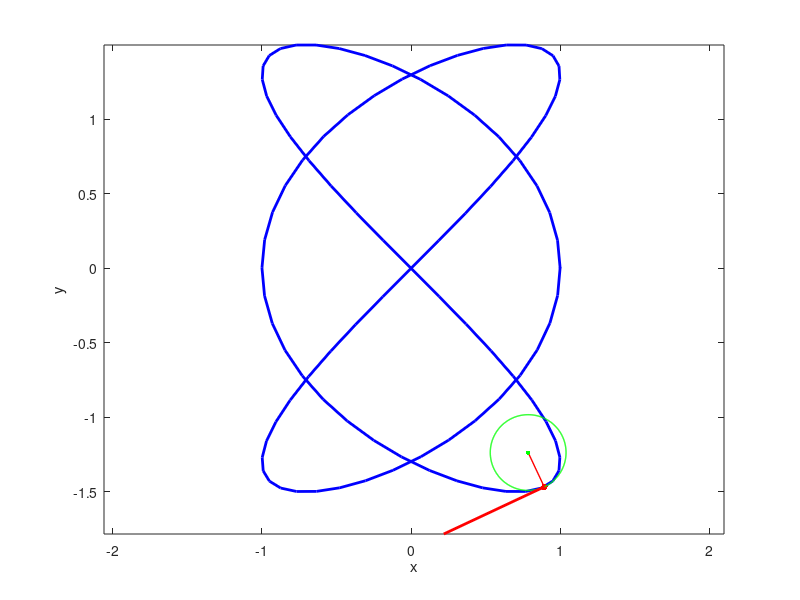
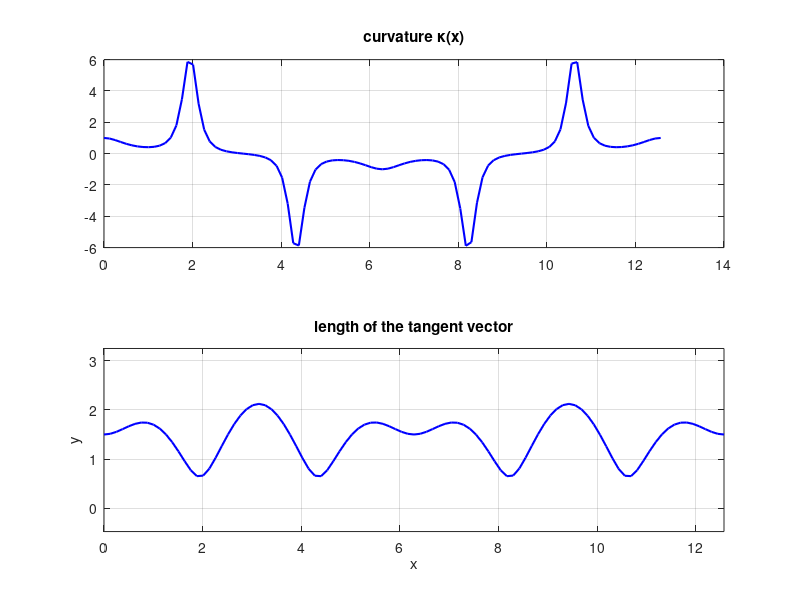

Source code (MATLAB) for these figures, in order: (Note: this script raises an error after producing the figures.)
% kiet vu
%contain:
%derivative 1 2 3 4
%spline_and_bezier_curves 1 2 3 4
%position_velocity_acceleration 1 2 4
%extremum_problems 123456
%integral 1  4
%taylor_polynomial 1

%% derivative
%ex1
clear
close all
%inline-function
f=@(x) 0.3*x.^3-0.5*x.^2-3*x+2; % f(x)
df=@(x) 0.9*x.^2-x-3; %f'(x)

%values at x0
x0= 4.5;
f0=f(x0); 
df0=df(x0);
x2 = 1.6;
f2=f(x2); 
df2=df(x2);
%graphs, when x=xmin...xmax
xmin=0;
xmax=5;
x=xmin:(xmax-xmin)/100:xmax;

figure(1)
plot(x,f(x),'b','linewidth',1.5)
hold on
L=1; %width of the tangent = 2L
x1 = x0 - f0/df0;
plot([x1,x0+L],[0,f0+df0*L],'k','linewidth',1)
plot(x0,f0,'r.','markersize',20)
plot(x1,0,'g.','markersize',20)

hold off
grid
ylabel('function f(x)')
title([' x_0 = ',num2str(x0),', f(x_0) = ',num2str(f0)])
axis([0,5,-4,12])

figure(2)
plot(x,f(x),'b','linewidth',1.5)
hold on
L=1; %width of the tangent = 2L
x1 = x0 - f0/df0;
plot([x1,x0+L],[0,f0+df0*L],'r','linewidth',1)
plot(x0,f0,'r.','markersize',20)
plot(x1,0,'g.','markersize',20)

hold off
grid
ylabel('function f(x)')
title([' x_0 = ',num2str(x0),', f(x_0) = ',num2str(f0)])
axis([0,5,-4,12])

figure(2)
plot(x,f(x),'b','linewidth',1.5)
hold on
L=1; %width of the tangent = 2L
x3 = x2 - f2/df2;
plot([x3,x2+L],[0,f2+df2*L],'r','linewidth',1)
plot(x2,f2,'r.','markersize',20)
plot(x3,0,'g.','markersize',20)

hold off
grid
ylabel('function f(x)')
title([' x_0 = ',num2str(x0),', f(x_0) = ',num2str(f0)])
axis([0,5,-4,12])


%%
%ex2
clear
close all
L = 5;
H = 3;
B = -20;

x=0:L/100:5;


%syms L H B a b
%S = solve(a*(L.^2)+b*L == H, 2*a*L+b == tand(B),a,b)
%a=S.a
%b=S.b

a = -(H - L*tand(B))/L^2; 
b = (2*H - L*tand(B))/L;
alpha = atand(b);
%a = -9,81/[2(v*cosd(alpha)).^2
%syms a b L H beta g v0 alpha
%S2= solve(a==-g/(2*(v0*cosd(alpha))^2),v0)
v = (2^(1/2)*(-9.81/a)^(1/2))/(2*cosd(alpha));

f=@(x)a.*(x.^2)+b.*x; % f(x)
df=@(x) 2*a.*x+b; %f'(x)
S=1;
plot(x,f(x),'b','linewidth',2)
hold on
plot([L,S+L],[H,f(L)+df(L)*S],'r','linewidth',1.5)
hold on
plot(L,H, 'b.', 'markersize',20)
hold off
grid

%%
%ex3 

clear
close all
x1=1;
y1=2;
k1=-0.25;
m1=1;
x2=5;
y2=4;
k2=0.5;
m2=-2;
%coefficient matrix
A=[x1^5,x1^4,x1^3,x1^2,x1,1
   5*x1^4,4*x1^3,3*x1^2,2*x1,1,0
   20*x1^3,12*x1^2,6*x1,2,0,0

  x2^5,x2^4,x2^3,x2^2,x2,1
   5*x2^4,4*x2^3,3*x2^2,2*x2,1,0
   20*x2^3,12*x2^2,6*x2,2,0,0];

%right hand side
B=[y1
   k1
   m1
   y2
   k2
   m2];

%solution i.e the coefficients a,b,c,d
sol=A\B;

a=sol(1);
b=sol(2);
c=sol(3);
d=sol(4);
e=sol(5);
f=sol(6);

f=@(x) a*x.^5 + b*x.^4 + c*x.^3 + d*x.^2 + e*x + f; % f(x)
df=@(x) 5*a*x.^4 + 4*b*x.^3 + 3*c*x.^2 + 2*d*x + e; %f'(x)
d2f=@(x) 20*a*x.^3 + 12*b*x.^2 + 6*c*x + 2*d; %f''(x)

%curvature
k=@(x) d2f(x)./(sqrt(1+df(x).^2)).^3;

%values
x1=1;
y1=f(x1);
df1=df(x1);
d2f1=d2f(x1);
k0=k(x1);

R1=abs(1/k0);

%polar angle of the tangent i.e vector [1,f'(x0)]
th1=atan2d(df1,1);
%center of the circle of curvature
if k0>=0
    kx0=x1+R1*cosd(th1+90);
    ky0=y1+R1*sind(th1+90);
else
    kx0=x1+R1*cosd(th1-90);
    ky0=y1+R1*sind(th1-90);
end
%points on the circle of curvature
t=0:360;
kx1=kx0+R1*cosd(t);
ky1=ky0+R1*sind(t);

%values
x2=5;
y2=f(x2);
df2=df(x2);
d2f2=d2f(x2);
k3=k(x2);

R2=abs(1/k3);

%polar angle of the tangent i.e vector [1,f'(x0)]
th2=atan2d(df2,1);
%center of the circle of curvature
if k3>=0
    kx3=x2+R2*cosd(th2+90);
    ky3=y2+R2*sind(th2+90);
else
    kx3=x2+R2*cosd(th2-90);
    ky3=y2+R2*sind(th2-90);
end
%points on the circle of curvature
t=0:360;
kx2=kx3+R2*cosd(t);
ky2=ky3+R2*sind(t);

%graphs, when x=xmin...xmax

dx=(x2-x1)/100;
x=x1:dx:x2;

figure(1)
plot(x1,y1,'r.','markersize',15)
hold on
plot(x2,y2,'g.','markersize',15)
plot(x,f(x),'b','linewidth',1)
plot(kx1,ky1,'r','linewidth',1)
L=1; %horizontal width =2L
plot([x1,x1+L],[y1,y1+df1*L],'r','linewidth',1)
plot([x1,kx0],[y1,ky0],'r','linewidth',1)
plot(kx0,ky0,'r.','markersize',10)

plot(kx2,ky2,'g','linewidth',1)
plot([x2,x2+L],[y2,y2+df2*L],'g','linewidth',1)
plot([x2,kx3],[y2,ky3],'g','linewidth',1)
plot(kx3,ky3,'g.','markersize',10)
hold off
grid
axis equal
xlabel('x')
ylabel('y')

title(['k1 = ',num2str(k1),', m1 = ',num2str(m1),...
       ', k2 = ',num2str(k2),', m2 = ',num2str(m2)])


%%
%ex4

clear
close all
A = 1;
a = 1.5;
Delta = 1.57;
B = 1.5;
b = 1;
T = 12.57;
t0 = 4.5;
t=0:T/100:T;

x=@(t) A*sin(a*t+Delta);
dx=@(t) A*a*cos(a*t+Delta);
d2x=@(t) -A*a^2*sin(a*t+Delta);
y=@(t) B*sin(b*t);
dy=@(t) B*b*cos(b*t);
d2y=@(t) -B*b^2*sin(b*t);
%length of tangent vector
c=@(t) sqrt(dx(t).^2+dy(t).^2);
%curvature
k=@(t) (dx(t).*d2y(t) - d2x(t).*dy(t))./(sqrt(dx(t).^2+dy(t).^2)).^3;

%values

x1=x(t0);
y1=y(t0);
df1=dy(t0);
df2=dx(t0);
d2f1=d2y(t0);
k0=k(t0);

R1=abs(1/k0);

%polar angle of the tangent i.e vector [1,f'(x0)]
th1=atan2d(df1,df2);
%center of the circle of curvature
if k0>=0
    kx0=x1+R1*cosd(th1+90);
    ky0=y1+R1*sind(th1+90);
else
    kx0=x1+R1*cosd(th1-90);
    ky0=y1+R1*sind(th1-90);
end
%points on the circle of curvature
m=0:360;
kx1=kx0+R1*cosd(m);
ky1=ky0+R1*sind(m);
L = 1;
figure(1)
plot(x(t),y(t),'b','linewidth',2)
hold
plot(x1,y1,'r.','markersize',15)
plot(kx1,ky1,'g','linewidth',1)
plot([x1,kx0],[y1,ky0],'r','linewidth',1)
plot([x1,x1+df2],[y1,y1+df1],'r','linewidth',2)
plot(kx0,ky0,'g.','markersize',10)
hold
axis equal
xlabel('x')
ylabel('y')
%
figure(2)
subplot(2,1,1)
plot(t,k(t),'b','linewidth',1.5)
grid
title('curvature \kappa(x)')
subplot(2,1,2)
plot(t,c(t),'b','linewidth',1.5)
grid
title('length of the tangent vector')
axis equal
xlabel('x')
ylabel('y')

%% spline_and_bezier_curves
%ex1
clear 
close all 
x=[1,4,3,1,0];
y=[1,2,4,5,3];
n=length(x);
t= 1:1:n;
%tapaus=case in finnish
tapaus=1; %1=natural, 2=clamped, 3=periodic

%tapaus=2, clamped spline
k1=1; %Y'(x1)
kn=2; %Y'(xn)
m1=-2;
mn=-1;

%if tapaus = 3, then requirement y(1)=y(n)
  

%coefficients from a function spline_curves_coefficients.m
%which has to be on the current folder 
%see spline_curves_coefficients.pdf
abcdx= spline_curves_coefficients(t,x,tapaus,k1,kn);
abcdy= spline_curves_coefficients(t,y,tapaus,m1,mn);
%Y_k=a_k*x^3+b_k*x^2+c_k*x+d_k
%coefficients a_k,b_k,c_k,d_k
%as rows in matrix abcd 
ax=abcdx(:,1);
bx=abcdx(:,2);
cx=abcdx(:,3);
dx=abcdx(:,4);

ay=abcdy(:,1);
by=abcdy(:,2);
cy=abcdy(:,3);
dy=abcdy(:,4);
% graph
figure(1)
plot(x,y,'r.','markersize',18)
hold on 
for k=1:n-1
  dt=(t(k+1)-t(k))/100;  
  tt=t(k):dt:t(k+1);
  xx=ax(k)*(tt-t(k)).^3+bx(k)*(tt-t(k)).^2+cx(k)*(tt-t(k))+dx(k);
  yy=ay(k)*(tt-t(k)).^3+by(k)*(tt-t(k)).^2+cy(k)*(tt-t(k))+dy(k);
  plot(xx,yy,'linewidth',1.5)
end 
hold off
grid
axis equal
xlabel('x','fontsize',14)
ylabel('y','fontsize',14)
if tapaus==1
  title('natural spline','fontsize',10)
elseif tapaus==2
  title('clamped spline','fontsize',10)
else
  title('periodic spline','fontsize',10)
end

%% 
%ex2
clear 
close all

%syms x2 y2 x1 y1 r s a b ca sa cb sb
%S3 = solve(x1+ r*ca == x4+ s*cb,y1+ r*sa == y4+ s*sb,r, s)
%S3.r
%S3.s
a= 80;
b = -50;
r = -(2* cosd(b) - 5*sind(b) - cosd(b)*1 + sind(b))/(cosd(a)*sind(b) - cosd(b)*sind(a));
x2 = 1 + r*cosd(a);
y2 = 1 + r*sind(a);
x3 = x2;
y3 = y2;

%control points

P1=[1,1];
P2=[x2,y2];
P3=[x3,y3];
P4=[5,2];

x1=P1(1);
y1=P1(2);
x2=P2(1);
y2=P2(2);
x3=P3(1);
y3=P3(2);
x4=P4(1);
y4=P4(2);




x=@(t) (1-t).^3*x1+3*(1-t).^2.*t*x2+3*(1-t).*t.^2*x3+t.^3*x4;
y=@(t) (1-t).^3*y1+3*(1-t).^2.*t*y2+3*(1-t).*t.^2*y3+t.^3*y4;

t=0:0.01:1;

figure(1)
plot([x1,x2,x3,x4],[y1,y2,y3,y4],'k.-','linewidth',1.5,'markersize',20)
hold 
plot(x(t),y(t),'b','linewidth',1.5)
hold off
grid
axis equal
xlabel('x','fontsize',14)
ylabel('y  ','rotation',0,'fontsize',14)

dx=-3*(1-t).^2*x1+...
   3*(1-4*t+3*t.^2)*x2+...
   3*(2*t-3*t.^2)*x3+...
   3*t.^2*x4;
d2x=6*(1-t)*x1+...
   3*(-4+6*t)*x2+...
   3*(2-6*t)*x3+...
   6*t*x4;
dy=-3*(1-t).^2*y1+...
   3*(1-4*t+3*t.^2)*y2+...
   3*(2*t-3*t.^2)*y3+...
   3*t.^2*y4;
d2y=6*(1-t)*y1+...
   3*(-4+6*t)*y2+...
   3*(2-6*t)*y3+...
   6*t*y4;

k=(dx.*d2y-d2x.*dy)./(dx.^2+dy.^2).^(3/2);
o=atan2d(dy, dx);
figure(2)
subplot(2,1,1)
plot(t,k,'linewidth',1.5)
grid
title('kaarevuus K(t)')
xlabel('t')
ylabel('curvature \kappa(t)')
subplot(2,1,2)
plot(t,o,'linewidth',1.5)
grid
title('suuntakulma 0(t)')
xlabel('t')
ylabel('y')
%% 
%ex3
clear 
close all

a= 2.54;
b = 5.2;
%control points
r = 4;
x0 = 6;
y0 = 5;
delta = -30;
beta = delta + 90;

x4 = x0 + r* cosd(delta);
y4 = y0 + r* sind(delta);
c = y4/sind(beta);
b = (3*c^2)/(2*r*sind(beta));
x3 = x4 - y4/tand(beta);
a = x3 - b; 
x2 = x3 - b;
x1 = x2 -a;

P1=[x1,0];
P2=[x2,0];
P3=[x3,0];
P4=[x4,y4];

x1=P1(1);
y1=P1(2);
x2=P2(1);
y2=P2(2);
x3=P3(1);
y3=P3(2);
x4=P4(1);
y4=P4(2);

x5 = x4;
y5 = y4;
delta = 0:360;
x5 = x0 + r*cosd(delta);
y5 = y0 + r*sind(delta);


x=@(t) (1-t).^3*x1+3*(1-t).^2.*t*x2+3*(1-t).*t.^2*x3+t.^3*x4;
y=@(t) (1-t).^3*y1+3*(1-t).^2.*t*y2+3*(1-t).*t.^2*y3+t.^3*y4;

t=0:0.01:1;

figure(1)
plot([x1,x2,x3,x4],[y1,y2,y3,y4],'k.-','linewidth',1.5,'markersize',20)
hold 
plot(x0,y0,'r.','markersize',15)
plot(x4,y4,'k.','markersize',20)
plot(x(t),y(t),'b','linewidth',1.5)
plot([x0,x4],[y0,y4],'r','linewidth',1.5)
plot(x5,y5,'r','linewidth',1)
hold off
grid
axis equal
xlabel('x','fontsize',14)
ylabel('y  ','rotation',0,'fontsize',14)

dx=-3*(1-t).^2*x1+...
   3*(1-4*t+3*t.^2)*x2+...
   3*(2*t-3*t.^2)*x3+...
   3*t.^2*x4;
d2x=6*(1-t)*x1+...
   3*(-4+6*t)*x2+...
   3*(2-6*t)*x3+...
   6*t*x4;
dy=-3*(1-t).^2*y1+...
   3*(1-4*t+3*t.^2)*y2+...
   3*(2*t-3*t.^2)*y3+...
   3*t.^2*y4;
d2y=6*(1-t)*y1+...
   3*(-4+6*t)*y2+...
   3*(2-6*t)*y3+...
   6*t*y4;

k=(dx.*d2y-d2x.*dy)./(dx.^2+dy.^2).^(3/2);

figure(2)

plot(t,k,'linewidth',1.5)
grid
title('kaarevuus K(t)')
xlabel('t')
ylabel('curvature \kappa(t)')

xlabel('t')
ylabel('y')

%%
%ex4
clear 
close all

B1=[0,0];
B2=[1,2];
B3=[2,1];
B4=[3,3];
B5=[4,0];
B6=[2,-1];


x1=B1(1);
y1=B1(2);
x2=B2(1);
y2=B2(2);
x3=B3(1);
y3=B3(2);
x4=B4(1);
y4=B4(2);
x5=B5(1);
y5=B5(2);
x6=B6(1);
y6=B6(2);


S6= 1/6 * (B6 + 4*B1 + B2);
P1=2/3*B1+1/3*B2;
P2=1/3*B1+2/3*B2;
S1= 1/6 * (B1 + 4*B2 + B3);

S1;
P3=2/3*B2+1/3*B3;
P4=1/3*B2+2/3*B3;
S2= 1/6 * (B2 + 4*B3 + B4);

S2;
P5=2/3*B3+1/3*B4;
P6=1/3*B3+2/3*B4;
S3= 1/6 * (B3 + 4*B4 + B5);

S3;
P7=2/3*B4+1/3*B5;
P8=1/3*B4+2/3*B5;
S4= 1/6 * (B4 + 4*B5 + B6);

S4;
P9=2/3*B5+1/3*B6;
P10=1/3*B5+2/3*B6;
S5= 1/6 * (B5 + 4*B6 + B1);

S5;
P11=2/3*B6+1/3*B1;
P12=1/3*B6+2/3*B1;
S6;

X1=S6(1);
Y1=S6(2);
X2=P1(1);
Y2=P1(2);
X3=P2(1);
Y3=P2(2);
X4=S1(1);
Y4=S1(2);

Z1=S1(1);
T1=S1(2);
Z2=P3(1);
T2=P3(2);
Z3=P4(1);
T3=P4(2);
Z4=S2(1);
T4=S2(2);

M1=S2(1);
N1=S2(2);
M2=P5(1);
N2=P5(2);
M3=P6(1);
N3=P6(2);
M4=S3(1);
N4=S3(2);

O1=S3(1);
P1=S3(2);
O2=P7(1);
P2=P7(2);
O3=P8(1);
P3=P8(2);
O4=S4(1);
P4=S4(2);

L1=S4(1);
K1=S4(2);
L2=P9(1);
K2=P9(2);
L3=P10(1);
K3=P10(2);
L4=S5(1);
K4=S5(2);

G1=S5(1);
H1=S5(2);
G2=P11(1);
H2=P11(2);
G3=P12(1);
H3=P12(2);
G4=S6(1);
H4=S6(2);


t=0:0.01:1;
x=@(t) (1-t).^3*x1+3*(1-t).^2.*t*x2+3*(1-t).*t.^2*x3+ 3*(1-t).*t.^2*x4+ 3*(1-t).*t.^2*x5+ t.^3*x6;
y=@(t) (1-t).^3*y1+3*(1-t).^2.*t*y2+3*(1-t).*t.^2*y3+ 3*(1-t).*t.^2*y4+ 3*(1-t).*t.^2*y5+t.^3*y6;

X=(1-t).^3*X1+3*(1-t).^2.*t*X2+3*(1-t).*t.^2*X3+t.^3*X4;
Y=(1-t).^3*Y1+3*(1-t).^2.*t*Y2+3*(1-t).*t.^2*Y3+t.^3*Y4;

Z=(1-t).^3*Z1+3*(1-t).^2.*t*Z2+3*(1-t).*t.^2*Z3+t.^3*Z4;
T=(1-t).^3*T1+3*(1-t).^2.*t*T2+3*(1-t).*t.^2*T3+t.^3*T4;

M=(1-t).^3*M1+3*(1-t).^2.*t*M2+3*(1-t).*t.^2*M3+t.^3*M4;
N=(1-t).^3*N1+3*(1-t).^2.*t*N2+3*(1-t).*t.^2*N3+t.^3*N4;

O=(1-t).^3*O1+3*(1-t).^2.*t*O2+3*(1-t).*t.^2*O3+t.^3*O4;
P=(1-t).^3*P1+3*(1-t).^2.*t*P2+3*(1-t).*t.^2*P3+t.^3*P4;

L=(1-t).^3*L1+3*(1-t).^2.*t*L2+3*(1-t).*t.^2*L3+t.^3*L4;
K=(1-t).^3*K1+3*(1-t).^2.*t*K2+3*(1-t).*t.^2*K3+t.^3*K4;

G=(1-t).^3*G1+3*(1-t).^2.*t*G2+3*(1-t).*t.^2*G3+t.^3*G4;
H=(1-t).^3*H1+3*(1-t).^2.*t*H2+3*(1-t).*t.^2*H3+t.^3*H4;
figure(2)

plot([x1,x2],[y1,y2],'k','linewidth',1.5)
hold on
plot([x2,x3],[y2,y3],'k','linewidth',1.5)
hold on
plot([x3,x4],[y3,y4],'k','linewidth',1.5)
hold on
plot([x4,x5],[y4,y5],'k','linewidth',1.5)
hold on
plot([x5,x6],[y5,y6],'k','linewidth',1.5)
hold on
plot([x6,x1],[y6,y1],'k','linewidth',1.5)
hold on

plot(X,Y,'-','linewidth',1.5)
hold on
%plot([X1,X2,X3,X4],[Y1,Y2,Y3,Y4],'b.-','markersize',20)

plot(Z,T,'-','linewidth',1.5)
hold on
%plot([Z1,Z2,Z3,Z4],[T1,T2,T3,T4],'b.-','markersize',20)

plot(M,N,'-','linewidth',1.5)
hold on
%plot([M1,M2,M3,M4],[N1,N2,N3,N4],'b.-','markersize',20)

plot(O,P,'-','linewidth',1.5)
hold on
%plot([O1,O2,O3,O4],[P1,P2,P3,P4],'b.-','markersize',20)

plot(L,K,'-','linewidth',1.5)
hold on
%plot([L1,L2,L3,L4],[K1,K2,K3,K4],'b.-','markersize',20)

plot(G,H,'-','linewidth',1.5)
hold on
%plot([G1,G2,G3,G4],[H1,H2,H3,H4],'b.-','markersize',20)
grid
axis equal
xlabel('x','fontsize',14)
ylabel('y  ','rotation',0,'fontsize',14)

%% position_velocity_acceleration
% ex1
clear
close all
%position
s=@(t) sqrt((5+2*t).^2-4^2);
%velocity
v=@(t) (10+4*t)./sqrt(4*t.^2+20*t+9);
%acceleration
a=@(t) -64./(4*t.^2+20*t+9).^(3/2);
%values at time t0
t0=3;
s(t0)
v(t0)
a(t0)

%graphs when t=0...T
%AP=9->3+2*T=sqrt(9^2-4^2)=sqrt(65)->
T=2;
t=0:T/100:T;

subplot(311)
plot(t,s(t),'linewidth',1.5)
grid
xlim([0,T])
title('position')
subplot(312)
plot(t,v(t),'linewidth',1.5)
grid
xlim([0,T])
title('velocity')
subplot(313)
plot(t,a(t),'linewidth',1.5)
grid
xlim([0,T])
title('acceleration')
xlabel('time t')

%%
%ex2
clear
close all
h = 5;
x = pi/6;
w = 2*pi;
alpha = -5*pi;
%postion
s2 =  h*tan(x);
% velocity
v2 = h*w*1/(cos(x))*1/(cos(x));
% acceleration
a2 = h*1/(cos(x))*1/(cos(x))*(2*w^2*tan(x)+alpha);

%%
%ex4
clear
r=2;
V=3;
T=4.1888;
t0=0.3*T;
th= V*t0/r;
x0=r*th;
y0=r;

 

t=0:T/100:T;
a=V*t./r;
d=0:1:360;

 

%center of point of the the circle
xc=x0+r*cosd(d);
yc=y0+r*sind(d);

 

x2 = r*a;
xk=x0-r*sin(th);
yk=y0-r*cos(th);
x=@(t) V*t-r*sin(V*t./r);
y=@(t) r-r*cos(V*t./r);

 

vx=@(t) V - V*cos(V*t./r);
vy=@(t) V*sin(V*t./r);
v=@(t) sqrt(vx(t).^2+vy(t).^2);

 

ax=@(t) V^2*1/r*sin(V*t./r);
ay=@(t) V.^2*1/r*cos(V*t./r);
a= @(t) sqrt(ax(t).^2+ay(t).^2);
aT= @(t) (vx(t).*ax(t)+vy(t).*ay(t))./v(t);
aN= @(t) (vx(t).*ay(t)-vy(t).*ax(t))./v(t);

 


figure (1)
plot(x(t),y(t),'b','linewidth',1.5)
hold
plot(xc,yc,'r','linewidth',0.5)
plot(x0,y0,'r.','markersize',10)
plot(xk,yk,'b.','markersize',10)
plot([0,2*pi*r],[0,0],'k')
p2=plot([x(t0),x(t0)+ax(t0)],[y(t0),y(t0)+ay(t0)],'g','linewidth',2);
p1=plot([x(t0),x(t0)+vx(t0)],[y(t0),y(t0)+vy(t0)],'r','linewidth',2);
p4=plot([x(t0),x(t0)+aN(t0)*(-vy(t0))/v(t0)],[y(t0),y(t0)+aN(t0)*vx(t0)/v(t0)],'m','linewidth',2);
p3=plot([x(t0),x(t0)+aT(t0)*vx(t0)/v(t0)],[y(t0),y(t0)+aT(t0)*vy(t0)/v(t0)],'c','linewidth',2);
hold off
grid
axis equal
legend([p1,p2,p3,p4],'v','a','a_T','a_N')

 

figure(2)
subplot(2,1,1)
plot(t,v(t),'linewidth',1.5)
grid
title('|v|')
xlim([0,T])
subplot(2,1,2)
plot(t,a(t),'linewidth',1.5)
grid
title('|a|')
xlabel('time t')
xlim([0,T])
ylim([2,7])

 

figure(3)
subplot(2,1,1)
plot(t,aT(t),'linewidth',1.5)
grid
title('tangential acceleration a_T')
xlim([0,T])
subplot(2,1,2)
plot(t,aN(t),'linewidth',1.5)
grid
title('normal acceleration a_N')
xlabel('time t')
xlim([0,T])
%% extremum_problems
%ex1
clear
close all
Rk = 0.7;
Rt =3.6;
E = 10;
x=0:0.001:15;
f= (E*x)./(x+Rk)-(E*x)./(x+Rt);
[fmax,indmax]=max(f); %largest value of vector f is its element nu
% mber indmin 
xmax=x(indmax); 

plot(x,f,'linewidth',1.5)
hold on
plot(xmax,fmax,'r.','markersize',20);
hold off
grid
xlabel('x')
ylabel('f(x)')
%%
%ex2
clear
close all
kv = 50;
ke = 100;
r = 10000;

%minimum at x=x0
x0=sqrt((2*r*ke)/kv);

%minimum value
L0= kv * x0./2 + ke * r./x0;

%graph
x=0:x0/100:800*x0;
L=kv * x./2 + ke * r./x;

plot(x,L,'linewidth',1.5)
hold
plot(x0,L0,'r.','markersize',20)
hold off
grid
ylim([0,2*L0])
xlabel('x')
ylabel('L(x)')

%%
%ex3
clear
close all
A=1;
% h = (A - pi*r.^2)./(2*pi*r)
% V = (r.*A-r.^3*pi)./2

r0=(A/(3*pi))^(1/2);
V0=(r0.*A-r0.^3*pi)./2;

r=0:r0/100:1.7*r0;
V = (r.*A-r.^3*pi)./2;

plot(r,V,'linewidth',1.5)
hold on
plot(r0,V0,'r.','markersize',20)
hold off
grid

%%
%ex4
clear
close all
a = 5;
b = 9;
%MA = MB = b^2/4 + h.^2
%(MC + h).^2 = a^2- b^2/4
%s = -h + 2*sqrt(b^2/4+h.^2) + sqrt(a^2-b^2/4)
if 1> b/(2*a) > (sqrt(3)/2)
    h0 = sqrt(a^2-b^2/4);
    s0= -h0 + 2*sqrt(b^2/4+h0.^2) + sqrt(a^2-b^2/4);
    h=0:h0/100:h0;
    s =-h + 2*sqrt(b^2/4 + h.^2) + sqrt(a^2-b^2/4);
    plot(h,s,'linewidth',1.5)
    hold on
    plot(h0,s0,'r.','markersize',20)
    hold off
    grid
    title('case 2')
else
    h0 = b/sqrt(12);
    s0= -h0 + 2*sqrt(b^2/4+h0.^2) + sqrt(a^2-b^2/4);
    h=0:h0/100:4;
    s =-h + 2*sqrt(b^2/4 + h.^2) + sqrt(a^2-b^2/4);
    plot(h,s,'linewidth',1.5)
    hold on
    plot(h0,s0,'r.','markersize',20)
    hold off
    grid
    title('case 1')
end

%%
%ex5
clear
close all
L = 10;
h = 4;
v = 1.05;
%PQ=1*t1, QB=v*t2
%t1+t1= PQ+QB/v = sqrt(h^2+x.^2) + (L-x)./v (x = AQ)
x=0:0.001:10;
f=sqrt(h^2+x.^2) + (L-x)./v;
[fmin,indmin]=min(f);%smallest value of vector f is its element number indmin 
xmin=x(indmin); 
plot(x,f,'linewidth',1.5)
hold on
plot(xmin,fmin,'r.','markersize',20);
hold off
grid
xlabel('x')
ylabel('f(x)')
%%
%ex6
clear
close all
m = 2;
R = 1;
k = 3;
M = 10;
b = 5;

if b^2-2*k*M>0
    w=0:0.01:10;
    C=(m*R*w.^2)./sqrt((k-M*w.^2).^2+(b*w).^2);
    [Cmax,indmax]=max(C); %largest value of vector f is its element nu
% mber indmin 
    wmax=w(indmax); 
    plot(w,C,'linewidth',1.5)
    hold on 
    plot(wmax,Cmax,'r.','markersize',20);
    hold off
    grid
    title('case 1')
else
    w=0:0.001:3;
    C=(m*R*w.^2)./sqrt((k-M*w.^2).^2+(b*w).^2);
    [Cmax,indmax]=max(C); %largest value of vector f is its element nu
% mber indmin 
    wmax=w(indmax); 
    plot(w,C,'linewidth',1.5)
    hold on 
    plot(wmax,Cmax,'r.','markersize',20);
    hold off
    grid
    title('case 2')
end
%% integral
%ex1
clear
close all
a = 0.7;
h = 4;
f=@(x) h;
g=@(x) a*x.^2;
%upper limit x0
x0= h^(1/2)/a^(1/2);
%lower limit at x1
x1 = 0;
%area
A= (a*x1^3-3*h*x1)/3+(2*h^(3/2))/(3*sqrt(a));
% Centerpoint 
xp = 1/A*((a^2*x1^4-2*a*h*x1^2+h^2)/(4*a));
yp = 1/A*(((a^2*x1^5-5*h^2*x1)/5+ (4*h^(5/2))/(5*sqrt(a)))/2);
x = 0:1/100:x0;
plot([x1,x0], [h,h], 'b','linewidth',1.5)
hold on
plot (x, g(x), 'r', 'linewidth', 1.5)
plot ([0,0], [0,h], 'k', 'linewidth',1.5)
plot (xp, yp, 'k.', 'markersize', 20)
hold off
grid
axis equal
%% 
%ex4
clear
close all
%ex4
h = 3;
L = 4;
V = -(sqrt(L)*(3*L^2-20*L))/10;

%% taylor_polynomial

clear
close all
%degree n
n=5;
%graphs for x=a...b
a=-1;
b=1;
x=a:(b-a)/1000:b;
f=@(x) log(1+x);
x0=0;

Tn=0;

%factorial(k)=k!=k*(k-1)*...*2*1
for k=1:n
    Tn=Tn+(-1)^(k-1)/(k)*x.^(k); 
end

plot(x,f(x),'b','linewidth',1.5)
hold
plot(x,Tn,'r','linewidth',1.2)
plot(x0,f(x0),'k.','markersize',20)
hold off
grid
xlim([-1,1])
ylim([-2,2])
xlabel('x')
legend({'log(1+x)','T_n(x)'},'fontsize',12)
title(['degree n = ',num2str(n)])
